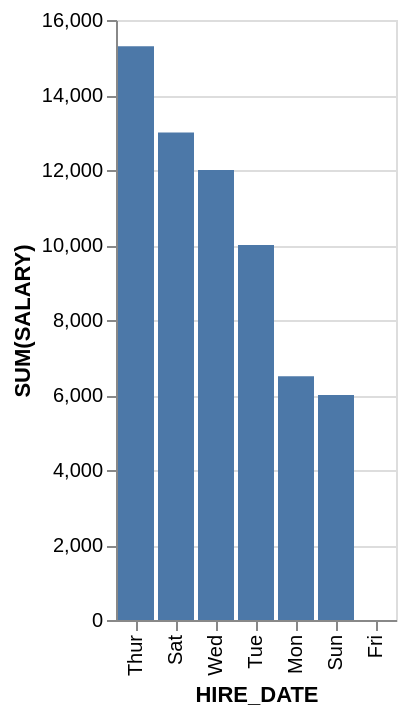

Vega-Lite specification stored for this chart:
### Vega-Lite specification from a JSON file in a GitHub repository (floating-point values rounded to 4 significant figures)
{"data": {"values": [{"x_data": "Thur", "y_data": 15300}, {"x_data": "Sat", "y_data": 13000}, {"x_data": "Wed", "y_data": 12000}, {"x_data": "Tue", "y_data": 10000}, {"x_data": "Mon", "y_data": 6500}, {"x_data": "Sun", "y_data": 6000}, {"x_data": "Fri", "y_data": 0}]}, "mark": "bar", "encoding": {"x": {"field": "x_data", "type": "nominal", "title": "HIRE_DATE", "sort": {"op": "sum", "field": "y_data", "order": "descending"}}, "y": {"field": "y_data", "type": "quantitative", "title": "SUM(SALARY)"}}}
